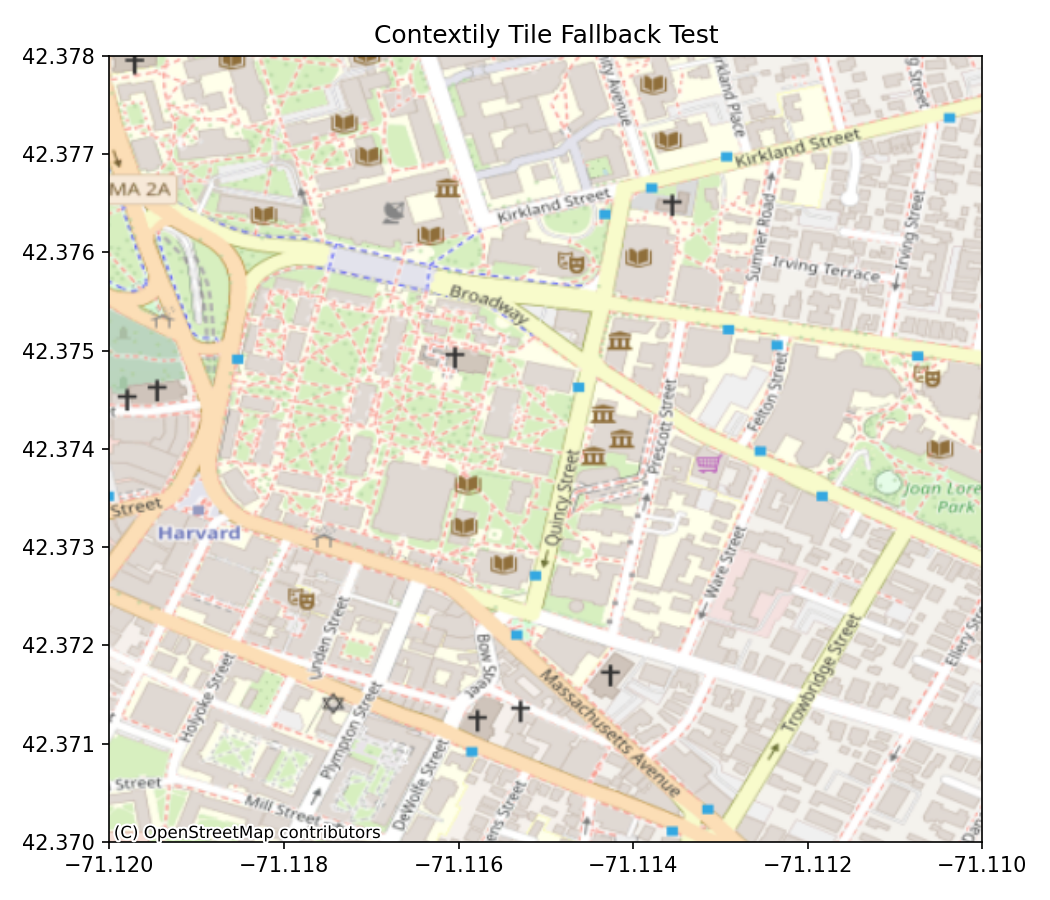

Source code (Python):
# test_tile.py
"""
测试 contextily 是否能正常获取并显示哈佛校园区域的地图瓦片。
"""
import matplotlib.pyplot as plt
import contextily as ctx

# 哈佛主校区地界
bbox = (-71.120, 42.370, -71.110, 42.378)
fig, ax = plt.subplots(figsize=(7, 6))
ax.set_xlim(bbox[0], bbox[2])
ax.set_ylim(bbox[1], bbox[3])
providers = [
    # ctx.providers.Stamen.TonerLite,
    ctx.providers.OpenStreetMap.Mapnik,
    ctx.providers.CartoDB.Positron,
    ctx.providers.OpenTopoMap,
]

success = False
for provider in providers:
    try:
        ctx.add_basemap(ax, crs="EPSG:4326", source=provider, zoom=16, alpha=0.8)
        print(f"底图加载成功: {provider}")
        success = True
        break
    except Exception as e:
        print(f"底图加载失败: {provider}，原因: {e}")

if not success:
    print("所有 provider 均加载失败！")

plt.title("Contextily Tile Fallback Test")
plt.tight_layout()
plt.savefig("test_tile.png", dpi=150)
plt.show()
